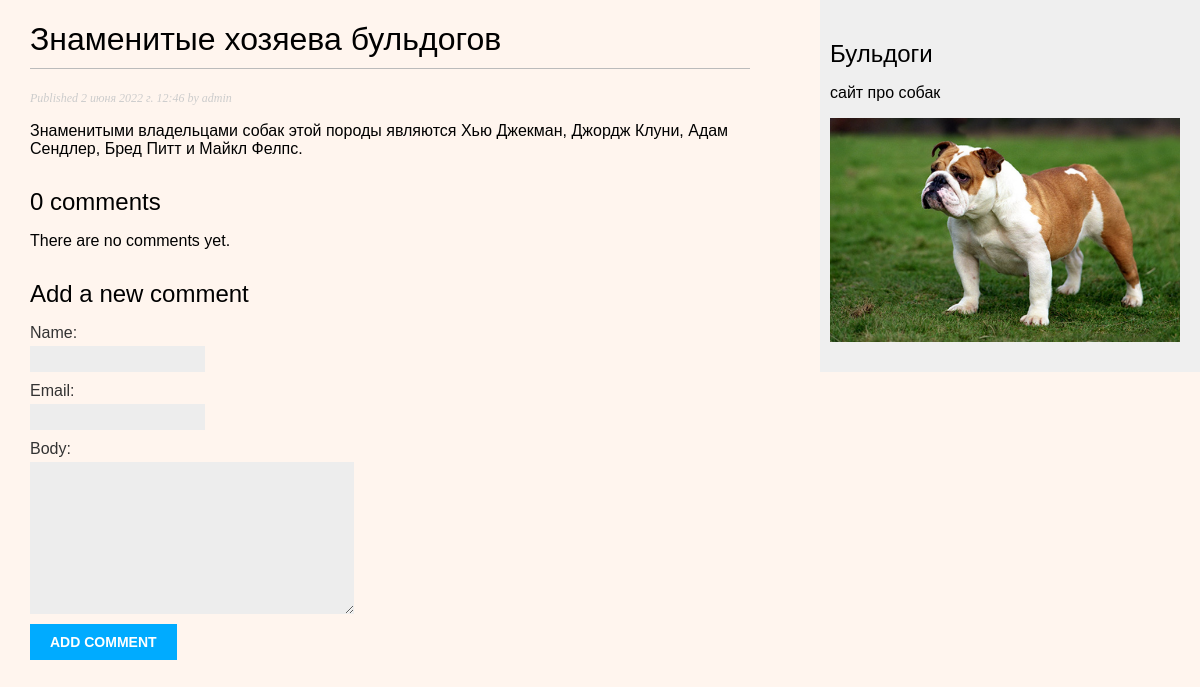
The app's page /blog/2/ with its own data.
### blog/models.py (models this page shows, shortened)
class Post(models.Model):
    class Status(models.TextChoices):
        DRAFT = 'DF', 'Draft'
        PUBLISHED = 'PB', 'Published'
    title = models.CharField(max_length=250)
    slug = models.SlugField(max_length=250)
    author = models.ForeignKey(User,
                               on_delete=models.CASCADE,
                               related_name='blog_posts')
    body = models.TextField()
    publish = models.DateTimeField(default=timezone.now)
    created = models.DateTimeField(auto_now_add=True)
    updated = models.DateTimeField(auto_now=True)
    status = models.CharField(max_length=2,
                              choices=Status.choices,
                              default=Status.DRAFT)
    objects = models.Manager() # The default manager.
    published = PublishedManager() # Our custom manager.
    class Meta:
        ordering = ['-publish']
        indexes = [
            models.Index(fields=['-publish']),
        ]

### blog/views.py (the view)
# urls.py: path('<int:id>/', views.post_detail, name='post_detail'),
def post_detail(request, id):
    post = get_object_or_404(Post, id=id, status=Post.Status.PUBLISHED)
    comments = post.comments.filter(active=True)
    form = CommentForm()
    return render(request, 'blog/post/detail.html', {'post': post, 'comments': comments,
                                                     'form': form})

### blog/forms.py
class CommentForm(forms.ModelForm):
    class Meta:
        model = Comment
        fields = ['name', 'email', 'body']

### blog/templates/blog/post/detail.html (shortened to what this page needs)
{% extends "blog/base.html" %}
{% block content %}
  <h1>{{ post.title }}</h1>
  <p class="date">
    Published {{ post.publish }} by {{ post.author }}
  </p>
  {{ post.body|linebreaks }}
{% with comments.count as total_comments %}
	<h2>{{ total_comments }} comment{{ total_comments|pluralize }}</h2>
{% endwith %}
{% for comment in comments %}
	<div class="comment">
		<p class="info">
			Comment {{ forloop.counter }} by {{ comment.name }}
			{{ comment.created }}
		</p>
		{{ comment.body|linebreaks }}
	</div>
{% empty %}
	<p>There are no comments yet.</p>
{% endfor %}
<h2>Add a new comment</h2>
		<form action="{% url "blog:post_comment" post.id %}" method="post">
		{{ form.as_p }}
		<p><input type="submit" value="Add comment"></p>
	</form>
	{% endblock %}

### blog/static/css/blog.css (style rules this page uses)
body { margin:0; padding:0; font-family:helvetica, sans-serif; background: #FFF5EE; }
h1 { font-weight:normal; border-bottom:1px solid #bbb; padding:0 0 10px 0; }
h2 { font-weight:normal; margin:30px 0 0; }
p.date { color:#ccc; font-family: georgia, serif; font-size: 12px; font-style: italic; }
label { float:left; clear:both; color:#333; margin-bottom:4px; }
input, textarea { clear:both; float:left; margin:0 0 10px; background:#ededed; border:0; padding:6px 10px; font-size:12px; }
input[type=submit] { font-weight:bold; background:#00abff; color:#fff; padding:10px 20px; font-size:14px; text-transform:uppercase; }

### records on screen
Post: title "Знаменитые хозяева бульдогов", publish "2 июня 2022 г. 12:46", author "admin", body "Знаменитыми владельцами собак этой породы являются Хью Джекман, Джордж Клуни, Адам Сендлер, Бред Питт и Майкл Фелпс."

### other values on screen
{{ total_comments }} "0"
